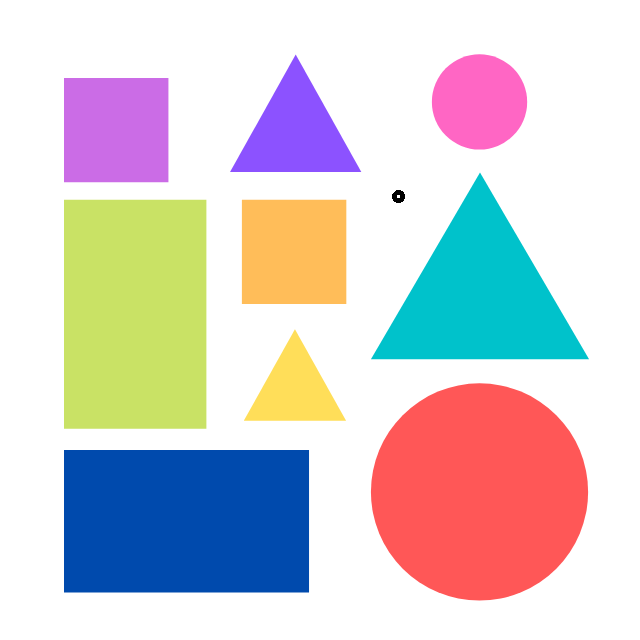
//> input picture Project7/Resources/shapes.png, 640 x 640 px
$ ./Chapter6   (built with g++ and OpenCV 4)
//> lines starting //> are read from the running program, lines starting //| are printed output that depends on the picture; after the words box and inside, x2 and y2 are one past the last pixel; in counts of white or black regions, pixels touching at a corner belong together
#include <opencv2/imgcodecs.hpp>
#include <opencv2/highgui.hpp>
#include <opencv2/imgproc.hpp>
#include <iostream>
#include <string>
using namespace std;
using namespace cv;
Mat imgH, mask;
int hmin = 0, smin = 110, vmin = 153;
int hmax = 19, smax = 240, vmax = 255;
int main()
{
	string Path = "Resources/shapes.png";
	Mat img = imread(Path);
//> img is the input picture: 640 rows x 640 cols, CV_8UC3; mean B, G, R 209.9, 207, 212.7
	cvtColor(img, imgH, COLOR_BGR2HSV);
//> imgH: 640 rows x 640 cols, CV_8UC3; mean H, S, V 26.7, 76.6, 242.4
	namedWindow("Track", (640, 200));
	createTrackbar("Hue min", "Track", &hmin, 179);
	createTrackbar("Hue max", "Track", &hmax, 179);
	createTrackbar("Sat min", "Track", &smin, 255);
	createTrackbar("Sat max", "Track", &smax, 255);
	createTrackbar("Val min", "Track", &vmin, 255);
	createTrackbar("Val max", "Track", &vmax, 255);
	imshow("img", img);
	imshow("hsv", imgH);
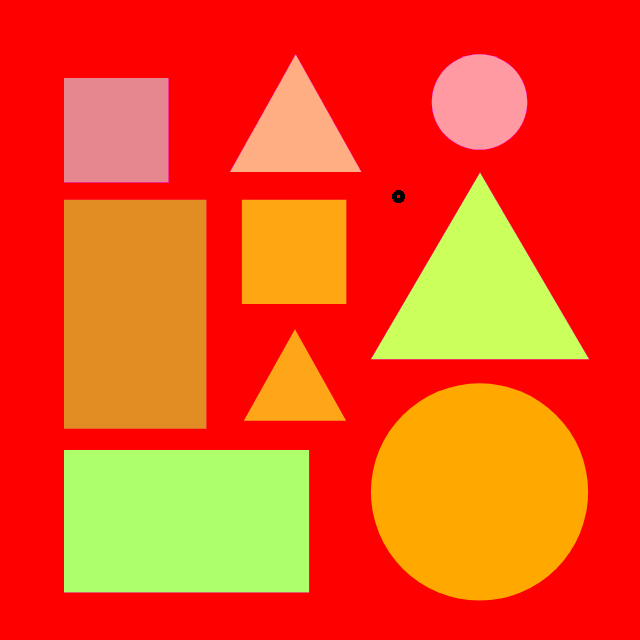
//> window 'hsv': 640 rows x 640 cols, CV_8UC3; mean B, G, R 26.7, 76.6, 242.4
	while (true)
	{
		Scalar lower(hmin, smin, vmin);
		Scalar upper(hmax, smax, vmax);
		inRange(imgH, lower, upper, mask);
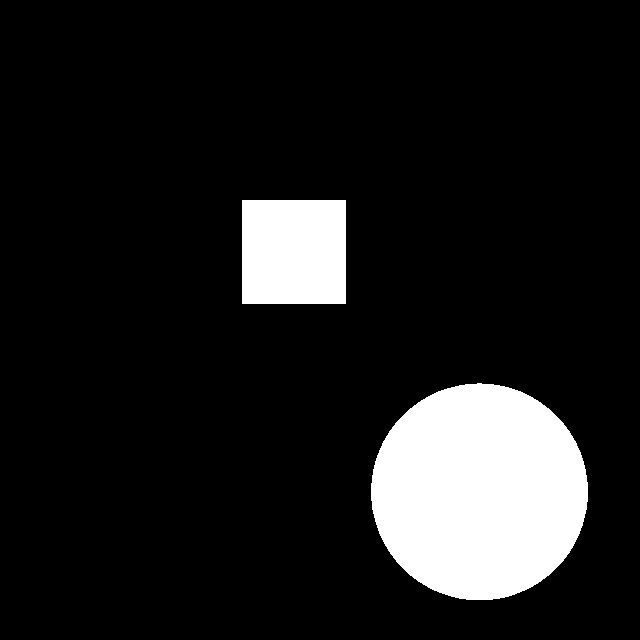
//> mask: 640 rows x 640 cols, CV_8UC1; 11.7% white; 2 white regions, box (x1, y1, x2, y2) and area: (371, 383, 588, 600) 36913, (242, 200, 346, 304) 10816
		imshow("mask", mask);
		waitKey(1);
	}
	return 0;
}
